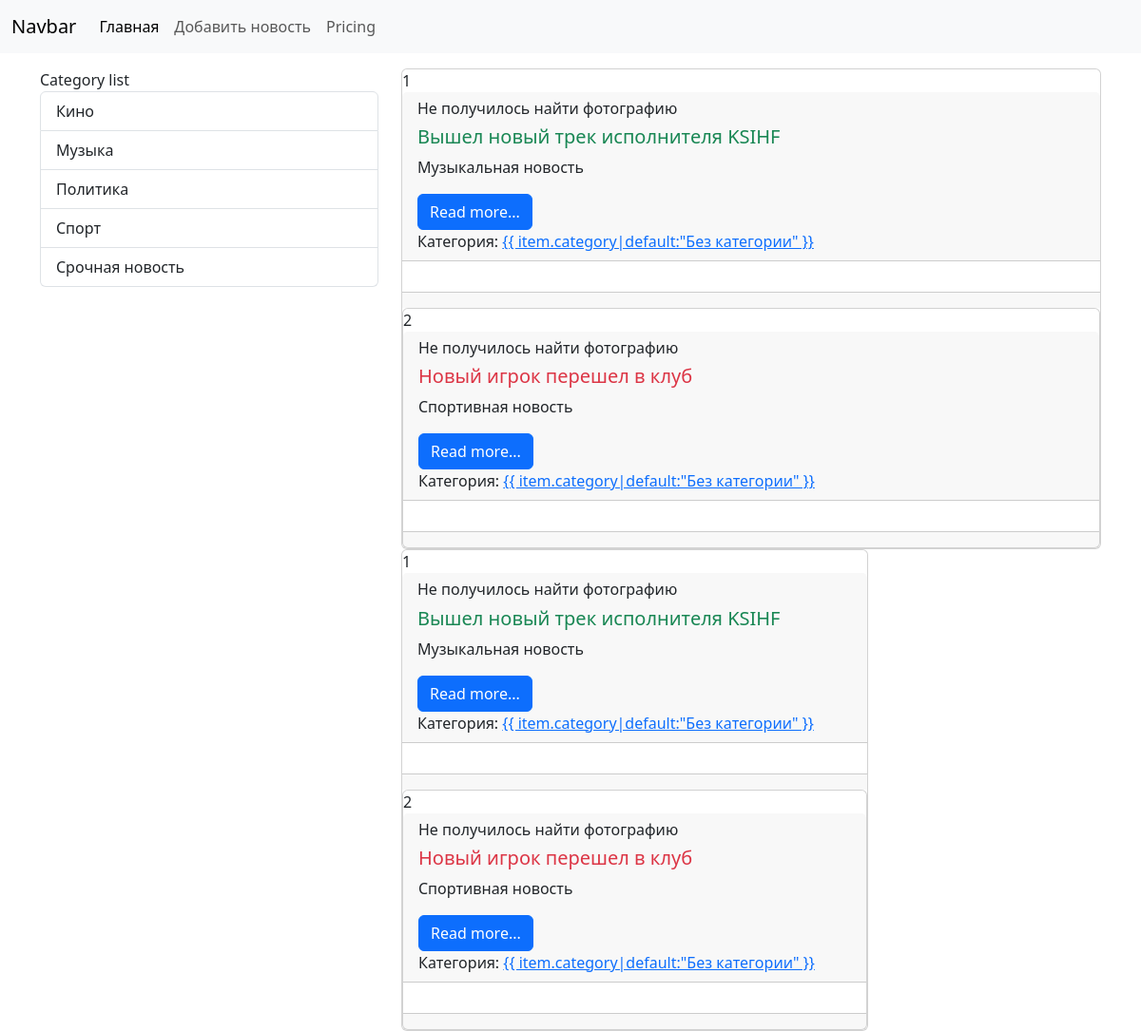
Before: /news/category/1/ with the older database file.
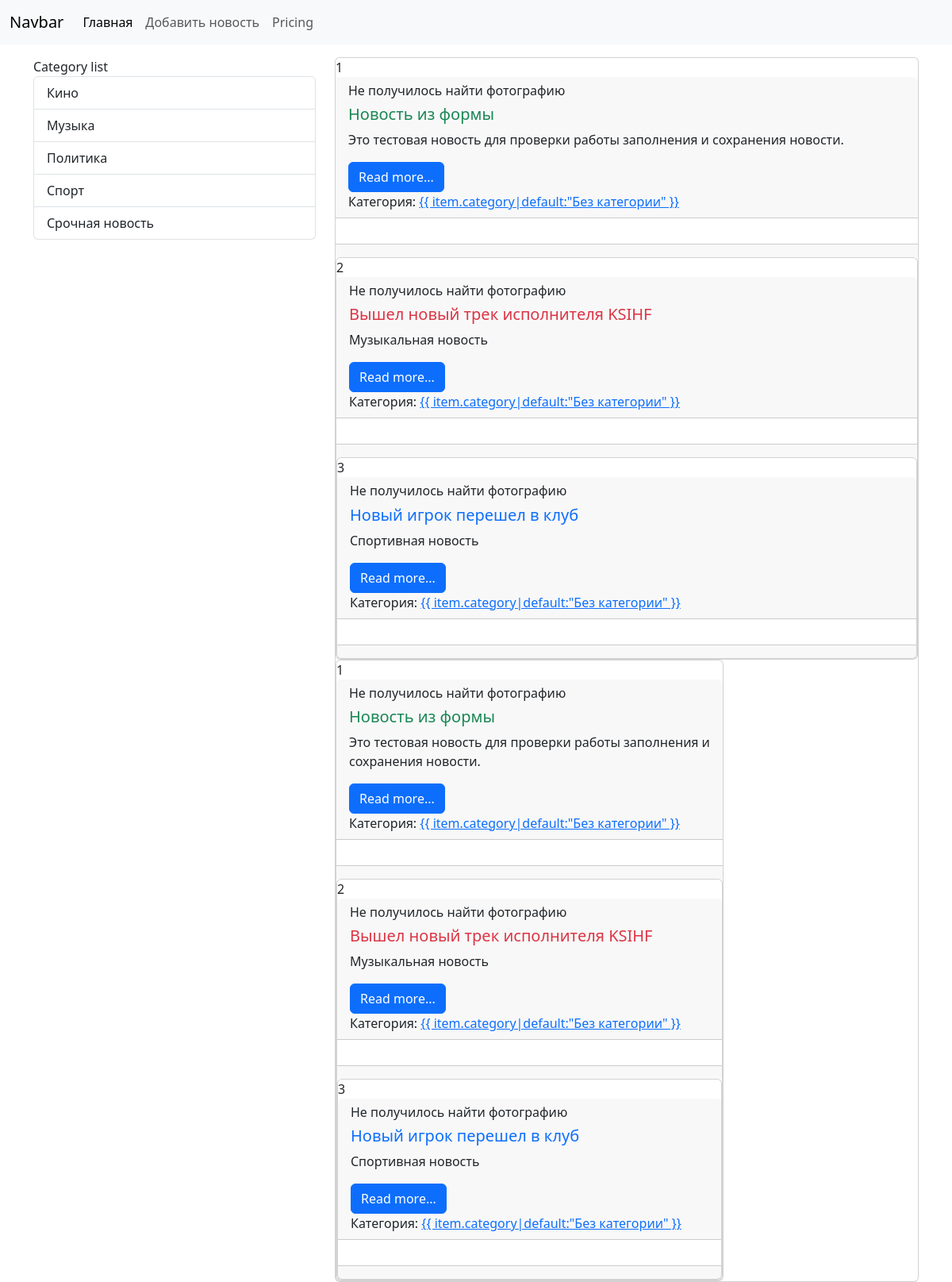
After: the same page with the newer database file.
### News/models.py (models this page shows, shortened)
class Category(models.Model):
    title = models.CharField(max_length=150, db_index=True, verbose_name = 'Категория')
    def get_absolute_url(self):
        return reverse_lazy('Category', kwargs={'category_id': self.id})
    class Meta:
        verbose_name = 'Категория'
        verbose_name_plural = 'Категории'
        ordering = ['title']

class News(models.Model):
    title = models.CharField(max_length=150, verbose_name = 'Заголовок')
    content = models.TextField(blank=True, verbose_name = 'Контент')
    createdAt = models.DateTimeField(auto_now_add=True, blank=True, verbose_name = 'Время создания')
    updateAt = models.DateTimeField(auto_now=True, blank=True, verbose_name = 'Время обновления')
    photo = models.ImageField(upload_to='djangoPythonStudyProject/media/testPhoto', null=True, blank=True, verbose_name = 'Фото')
    is_published = models.BooleanField(default=True, verbose_name = 'Публикация')
    category = models.ForeignKey('Category', on_delete=models.PROTECT, null=True, verbose_name='Категория')
    class Meta:
        verbose_name = 'Новости'
        verbose_name_plural = 'Новости'
        ordering = ['-createdAt']

### News/views.py (the view)
# urls.py: path('category/<int:category_id>/', get_category, name='Category'),
def get_category(request, category_id):
    news = News.objects.filter(category_id=category_id)
    categories = Category.objects.all()
    category = Category.objects.get(pk=category_id)
    context = {
        'news': news,
        'category': category
    }
    return render(request, 'News/category.html',context = context)

### News/templatetags/news_tags.py (called while the page is built)
@register.simple_tag(name='get_list_categories')
def get_list_categories():
    return Category.objects.all()

@register.inclusion_tag('news/list_categories.html')
def show_categories(arg1='Category', arg2='list'):
    categories = Category.objects.all()
    return {'categories': categories, 'arg1': arg1, 'arg2': arg2}

### News/templates/News/category.html (shortened to what this page needs)
{% extends 'base.html' %}
{% block sidebar %}
{% include 'inc/_sidebar.html' %}
{% endblock %}
{% block content %}
    {% for item in news %}
    <div class="card md-3">
        {{ forloop.counter }}
        <div class="card-header">
            <div class="media">
                <div class="media-photo">
                    {% if item.photo %}
                    <img src="{{ item.photo.url }}" class="mr-3" width="350" alt="Photo">
                    {% else %}
                    <h6>Не получилось найти фотографию</h6>
                    {% endif %}
                </div>
                <div class="media-body">
                    <h5 class="card-title {% cycle 'text-success' 'text-danger' 'text-primary' %}">
                        {{ item.title }}
                    </h5>
                    {% autoescape off %}
                    <p class="card-text">{{ item.content }}</p>
                    {% endautoescape %}
                    <a href="#" class="btn btn-primary">Read more...</a>
                </div>
                Категория: <a href="{% url 'Category' item.category_id|default:'0' %}"> {{
                item.category|default:"Без категории" }}</a></div>
        </div>
        <div class="card-body">
        </div>
        <div class="card-footer text-body-secondary">
        </div>
        {% endfor%}
    </div>
{% endblock %}

### templates/base.html (shortened to what this page needs)
{% include 'inc/_nav.html' %}
{% load static %}
<!doctype html>
<html lang="en">
<head>
    <link href="https://cdn.jsdelivr.net/npm/bootstrap@5.3.7/dist/css/bootstrap.min.css" rel="stylesheet"
>
</head>
<body>
<div class="container mt-3">
    <div class="row">
        <div class="col-md-4">
            {% block sidebar%}SIDEBAR{% endblock%}
        </div>
        <div class="col-md-8">
            {% block content%}CONTENT{% endblock%}
        </div>
        <div class="col-md-8">
            {% for item in news %}
            <div class="card md-3">
                {{ forloop.counter }}
                <div class="card-header">
                    <div class="media">
                        <div class="media-photo">
                            {% if item.photo %}
                            <img src="{{ item.photo.url }}" class="mr-3" width="350" alt="Photo">
                            {% else %}
                            <h6>Не получилось найти фотографию</h6>
                            {% endif %}
                        </div>
                        <div class="media-body">
                            <h5 class="card-title {% cycle 'text-success' 'text-danger' 'text-primary' %}">
                                {{ item.title }}
                            </h5>
                    {% autoescape off %}
                    <p class="card-text">{{ item.content }}</p>
                    {% endautoescape %}
                    <a href="#" class="btn btn-primary">Read more...</a>
                        </div>
                        Категория: <a href="{% url 'Category' item.category_id|default:'0' %}"> {{
                        item.category|default:"Без категории" }}</a></div>
                </div>
                <div class="card-body">
                </div>
                <div class="card-footer text-body-secondary">
                </div>
            {% endfor%}
            </div>
        </div>
    </div>
</div>
</body>
</html>

### News/templates/News/list_categories.html
{% load news_tags %}
<div class="list-group">
    {{ arg1 }} {{ arg2 }}
    {% get_list_categories as categories %}
    {% for cat in categories %}
    <a href="{{ cat.get_absolute_url.url }}" class="list-group-item list-group-item-action">{{ cat.title }}</a>
    {% endfor %}
</div>

Changed rows visible on the page:
added News: photo "Не получилось найти фотографию", title "Новость из формы", content "Это тестовая новость для проверки работы заполнения и сохранения новости."
